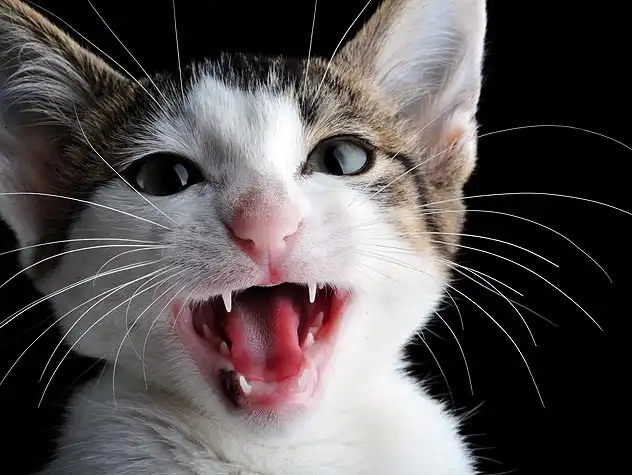
#> input picture bai1/input_image_cat.jpg, 632 x 475 px
$ python bai1_color_balance.py
#> lines starting #> are read from the running program, lines starting #| are printed output that depends on the picture
import cv2
import numpy as np
import tkinter as tk
from tkinter import ttk

# Load the image
img = cv2.imread('input_image_cat.jpg')
#> img is the input picture: shape (475, 632, 3); mean B, G, R 81.8, 81.7, 87.3

# Define the default color balance ratios
r_ratio = 1.0
g_ratio = 1.0
b_ratio = 1.0

# Define a function to update the color balance ratios
def update_ratios(r_value, g_value, b_value):
    global r_ratio, g_ratio, b_ratio
    r_ratio = r_value
    g_ratio = g_value
    b_ratio = b_value
    apply_color_balance()

# Define a function to apply the color balance transform
def apply_color_balance():
    global img, r_ratio, g_ratio, b_ratio
    img_inline = img
    # Split the image into its color channels
    b, g, r = cv2.split(img_inline)
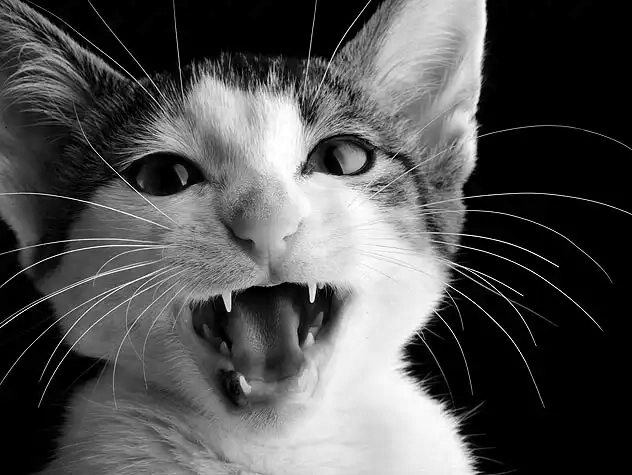
#> b: shape (475, 632); min 0, max 255, mean 81.8
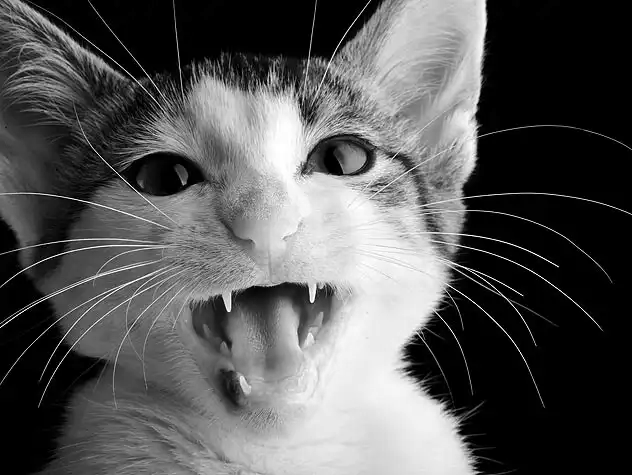
#> r: shape (475, 632); min 0, max 255, mean 87.3
    # Apply the color balance ratios to each channel
    b = np.uint8(np.clip(b * b_ratio, 0, 255))
    g = np.uint8(np.clip(g * g_ratio, 0, 255))
    r = np.uint8(np.clip(r * r_ratio, 0, 255))
    # Merge the channels back into an image
    img_inline = cv2.merge((b, g, r))
    # Show the updated image
    cv2.imshow('Color Balanced Image', img_inline)

# Create a GUI for adjusting the color balance ratios
root = tk.Tk()
root.geometry('400x300')
root.title('Color Balance')

r_scale = tk.Scale(root, from_=0.1, to=2.0, resolution=0.01, label='Red', orient=tk.HORIZONTAL, length=200, command=lambda x: update_ratios(float(x), g_ratio, b_ratio))
r_scale.set(1.0)
r_scale.pack(pady=10)

g_scale = tk.Scale(root, from_=0.1, to=2.0, resolution=0.01, label='Green', orient=tk.HORIZONTAL, length=200, command=lambda x: update_ratios(r_ratio, float(x), b_ratio))
g_scale.set(1.0)
g_scale.pack(pady=10)

b_scale = tk.Scale(root, from_=0.1, to=2.0, resolution=0.01, label='Blue', orient=tk.HORIZONTAL, length=200, command=lambda x: update_ratios(r_ratio, g_ratio, float(x)))
b_scale.set(1.0)
b_scale.pack(pady=10)

apply_color_balance()

root.mainloop()
